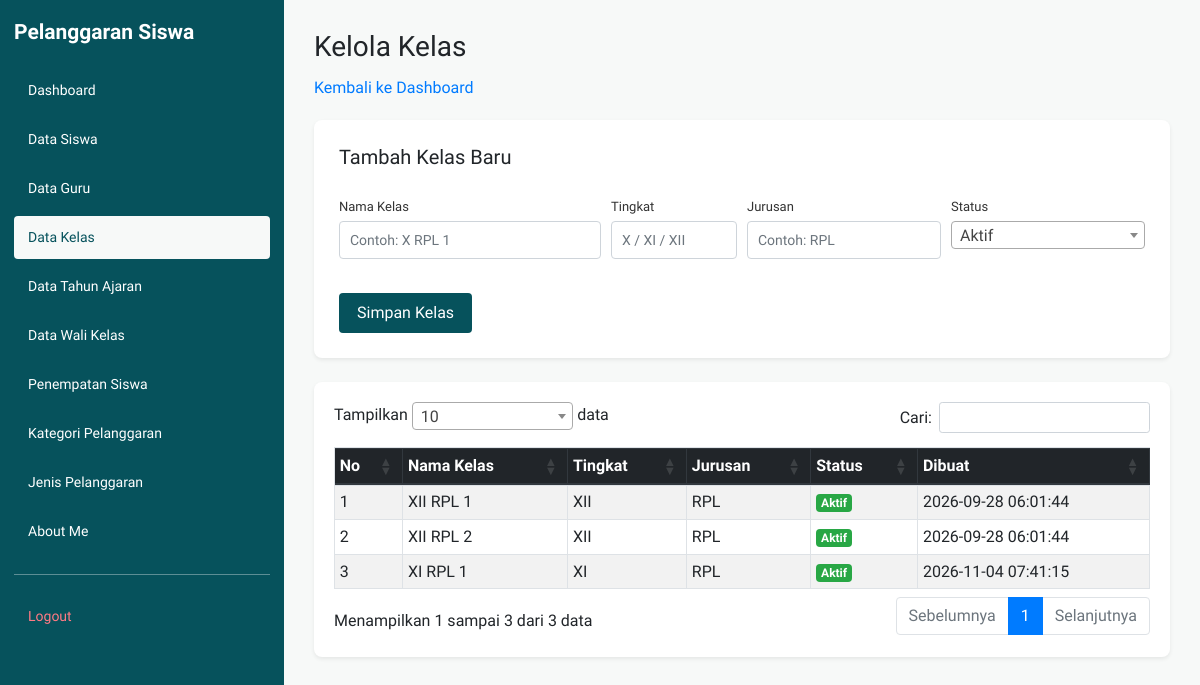
The page /kelola_kelas.php (signed in) on the database its author committed.
### tables this page shows
CREATE TABLE `t_kelas` (
  `id` int(11) NOT NULL AUTO_INCREMENT,
  `nama` varchar(100) DEFAULT NULL,
  `tingkat` varchar(20) NOT NULL,
  `jurusan` varchar(100) NOT NULL,
  `status_aktif` tinyint(1) NOT NULL,
  `created_at` timestamp NOT NULL DEFAULT current_timestamp(),
  `updated_at` timestamp NOT NULL DEFAULT current_timestamp(),
  PRIMARY KEY (`id`),
  UNIQUE KEY `uq_t_kelas_nama` (`nama`)
);

### kelola_kelas.php (the view, shortened to what this page needs)
<?php
include 'config/koneksi.php';
$sql = "SELECT
            id,
            nama,
            tingkat,
            jurusan,
            status_aktif,
            created_at
        FROM t_kelas
        ORDER BY id ASC";
$hasil = mysqli_query($koneksi, $sql);
?>
<!DOCTYPE html>
<html lang="id">
<head>
    <link rel="stylesheet"
          href="https://cdn.jsdelivr.net/npm/bootstrap@4.1.3/dist/css/bootstrap.min.css">
    <link rel="stylesheet"
          href="https://cdn.datatables.net/1.13.8/css/dataTables.bootstrap4.min.css">
    <link rel="stylesheet" href="layout/layout.css">
</head>
<body>
<?php include 'layout/sidebar.php'; ?>
<main class="app-main">
    <div class="page-header">
        <h1>Kelola Kelas</h1>
        <a href="dashboard.php">Kembali ke Dashboard</a>
    </div>
    <div class="form-card form-card-full shadow-sm mb-4">
        <h5 class="mb-3">Tambah Kelas Baru</h5>
        <form action="tambah_kelas.php" method="POST">
            <div class="form-row">
                <div class="form-group col-md-4">
                    <label>Nama Kelas</label>
                    <input type="text" name="nama" class="form-control"
                           required placeholder="Contoh: X RPL 1">
                </div>
                <div class="form-group col-md-2">
                    <label>Tingkat</label>
                    <input type="text" name="tingkat" class="form-control"
                           required placeholder="X / XI / XII">
                </div>
                <div class="form-group col-md-3">
                    <label>Jurusan</label>
                    <input type="text" name="jurusan" class="form-control"
                           required placeholder="Contoh: RPL">
                </div>
                <div class="form-group col-md-3">
                    <label>Status</label>
                </div>
            </div>
            <button type="submit" name="simpan" class="btn btn-primary">
                Simpan Kelas
            </button>
        </form>
    </div>
            <div class="table-card shadow-sm">
                <div class="table-responsive">
                    <table id="tabelKelas"
                       class="table table-striped table-bordered table-hover table-sm">
                    <thead class="thead-dark">
                        <tr>
                            <th>No</th>
                            <th>Nama Kelas</th>
                            <th>Tingkat</th>
                            <th>Jurusan</th>
                            <th>Status</th>
                            <th>Dibuat</th>
                        </tr>
                    </thead>
                    <tbody>
                    <?php
                    $no = 1;
                    while ($data = mysqli_fetch_assoc($hasil)) {
                    ?>
                        <tr>
                            <td><?= $no++; ?></td>
                            <td>
                                <?= htmlspecialchars($data['nama'] ?? '-'); ?>
                            </td>
                            <td>
                                <?= htmlspecialchars($data['tingkat'] ?? '-'); ?>
                            </td>
                            <td>
                                <?= htmlspecialchars($data['jurusan'] ?? '-'); ?>
                            </td>
                            <td>
                                <?php if ((int)($data['status_aktif'] ?? 0) === 1) { ?>
                                    <span class="badge badge-success">Aktif</span>
                                <?php } else { ?>
                                    <span class="badge badge-secondary">Tidak Aktif</span>
                                <?php } ?>
                            </td>
                            <td>
                                <?= htmlspecialchars($data['created_at'] ?? '-'); ?>
                            </td>
                        </tr>
                    <?php
                    }
                    ?>
                    </tbody>
                </table>
                </div>
            </div>
        </main>
</body>
</html>

### layout/layout.css (style rules this page uses)
* { box-sizing: border-box; }
html, body { margin: 0; padding: 0; min-height: 100vh; font-family: Arial, sans-serif; background: #f5f7f9; }
.app-main { display: block; width: auto; min-width: 0; min-height: 100vh; margin-left: 284px; padding: 30px; }
.app-main h1, .app-main h2 { margin-top: 0; }
.app-main .table-responsive { width: 100%; }
.page-header { margin-bottom: 20px; }
.page-header h1 { font-size: 28px; margin-bottom: 12px; }
.table-card { background: #ffffff; border-radius: 8px; padding: 20px; width: 100%; }
.form-card { background: #ffffff; border-radius: 8px; padding: 25px; max-width: 720px; }
.form-card-full { max-width: 100%; }
.form-card label { display: block; font-size: 13px; margin: 12px 0 5px; color: #333; }
.form-card input[type="text"], .form-card input[type="email"], .form-card input[type="password"], .form-card input[type="date"], .form-card input[type="number"], .form-card select, .form-card textarea { width: 100%; padding: 8px 10px; border: 1px solid #ced4da; border-radius: 4px; font-size: 14px; box-sizing: border-box; }
.form-card button { margin-top: 18px; padding: 8px 18px; border: none; border-radius: 4px; cursor: pointer; }

### layout/tema.css (style rules this page uses)
:root { --t-bg: #f7f9f8; --t-surface: #ebf0ee; --t-ink: #06525c; --t-muted: #2f737d; --t-surface-inv: #205d66; --t-ink-inv: #f7f9f8; }
html, body { background: #f7f9f8; }
body { font-family: 'Host Grotesk', Arial, sans-serif; --bs-link-color: #06525c; --bs-link-hover-color: #0b6b76; }
.app-main { background: #f7f9f8; }
.btn-primary { background-color: #06525c; border-color: #06525c; --bs-btn-bg: #06525c; --bs-btn-border-color: #06525c; --bs-btn-hover-bg: #0b6b76; --bs-btn-hover-border-color: #0b6b76; --bs-btn-active-bg: #205d66; --bs-btn-active-border-color: #205d66; --bs-btn-disabled-bg: #06525c; --bs-btn-disabled-border-color: #06525c; --bs-btn-focus-shadow-rgb: 6, 82, 92; }

### kelola_kelas.php (style rules this page uses)
#tabelKelas { width: 100% !important; white-space: nowrap; }
#tabelKelas th, #tabelKelas td { vertical-align: middle; }

### rows shown on the page
t_kelas: nama "XII RPL 1", tingkat "XII", jurusan "RPL", status_aktif "Aktif", created_at "2026-09-28 06:01:44"
t_kelas: nama "XII RPL 2", tingkat "XII", jurusan "RPL", status_aktif "Aktif", created_at "2026-09-28 06:01:44"
t_kelas: nama "XI RPL 1", tingkat "XI", jurusan "RPL", status_aktif "Aktif", created_at "2026-11-04 07:41:15"

### other values the page prints
$label "Dashboard"
$label "Data Siswa"
$label "Data Guru"
$label "Data Kelas"
$label "Data Tahun Ajaran"
$label "Data Wali Kelas"
$label "Penempatan Siswa"
$label "Kategori Pelanggaran"
$label "Jenis Pelanggaran"
$label "About Me"
